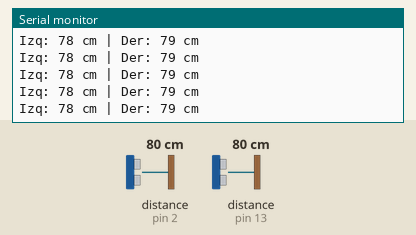
Bench run of a sketch on a simulated Arduino Uno, built with avr-gcc and run on an emulated ATmega328P. On the bench: the last lines printed to the serial monitor. Wiring (inferred from the names in the program): 2 × ultrasonic range finder: trigger pin 4, echo pin 2 / trigger pin 12, echo pin 13. The test bench sets the inputs (shaded band); at power-on: distance to the obstacle (sensors on pin 2, pin 13) 80 cm. The echo pulse lasts 58.3 µs per cm.

Above: at 1.2 s.
1.3 s: distance to the obstacle (sensor on pin 2) set to 2 cm
At 1.64 s:
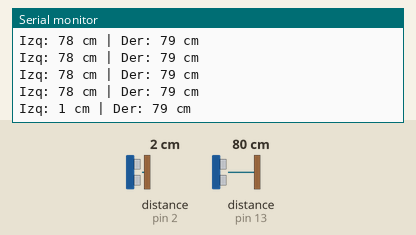
2.8 s: distance to the obstacle (sensor on pin 13) set to 2 cm
At 2.87 s:
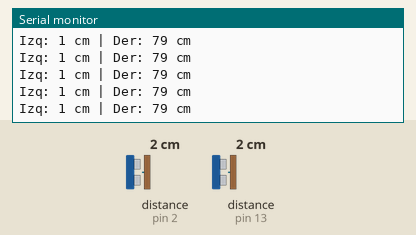
4.3 s: distance to the obstacle (sensor on pin 2) set to 4 cm
At 4.49 s:
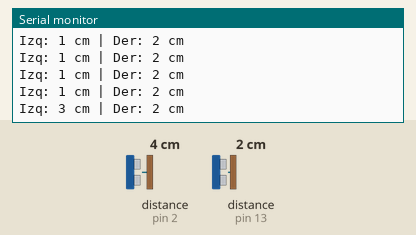
5.8 s: distance to the obstacle (sensor on pin 13) set to 35 cm
At 5.9 s:
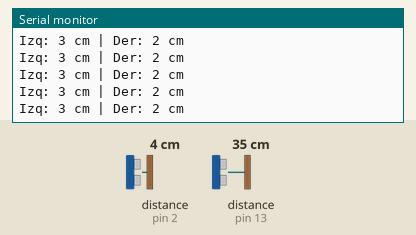
Timing chart, 0 to 8.8 s (numbered marks = the images above; inputs shaded):
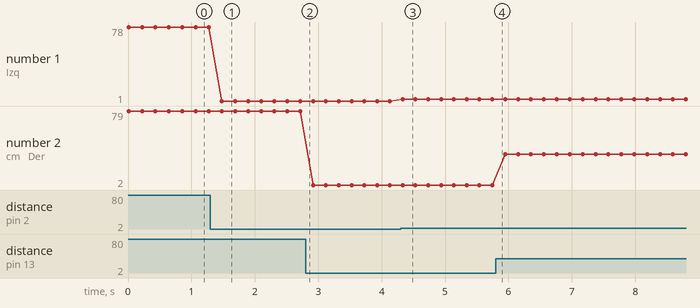

Measured:
- after the input at 1.3 s, the serial monitor: prints a new line after 0.18 s (image 1)
- after the input at 4.3 s, the serial monitor: prints a new line at once (image 3)
- plotted number 1: 78 → 1 after the input at 1.3 s, 1 → 3 after the input at 4.3 s
- plotted number 2: 79 → 2 after the input at 2.8 s, 2 → 34 after the input at 5.8 s

The sketch:

ultrasonido_hcsr04_test.ino
```cpp
// HC-SR04 test (2 sensores: izquierdo y derecho)

// Pins aligned with src/mochila_once.ino
#define PIN_US_TRIG_IZQ 4
#define PIN_US_ECHO_IZQ 2
#define PIN_US_TRIG_DER 12
#define PIN_US_ECHO_DER 13

long leerUltrasonidoCm(int pinTrig, int pinEcho) {
  digitalWrite(pinTrig, LOW);
  delayMicroseconds(2);
  digitalWrite(pinTrig, HIGH);
  delayMicroseconds(10);
  digitalWrite(pinTrig, LOW);

  long duracion = pulseIn(pinEcho, HIGH, 30000); // 30 ms timeout
  if (duracion == 0) {
    return -1;
  }
  return (duracion * 0.034) / 2;
}

void setup() {
  Serial.begin(115200);
  pinMode(PIN_US_TRIG_IZQ, OUTPUT);
  pinMode(PIN_US_ECHO_IZQ, INPUT);
  pinMode(PIN_US_TRIG_DER, OUTPUT);
  pinMode(PIN_US_ECHO_DER, INPUT);
  Serial.println("HC-SR04 listo (IZQ y DER)." );
}

void loop() {
  long distanciaIzq = leerUltrasonidoCm(PIN_US_TRIG_IZQ, PIN_US_ECHO_IZQ);
  long distanciaDer = leerUltrasonidoCm(PIN_US_TRIG_DER, PIN_US_ECHO_DER);

  Serial.print("Izq: ");
  if (distanciaIzq < 0) {
    Serial.print("Sin lectura");
  } else {
    Serial.print(distanciaIzq);
    Serial.print(" cm");
  }

  Serial.print(" | Der: ");
  if (distanciaDer < 0) {
    Serial.print("Sin lectura");
  } else {
    Serial.print(distanciaDer);
    Serial.print(" cm");
  }

  Serial.println();
  delay(200);
}
```
